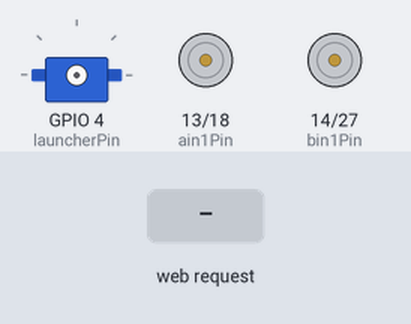
A sketch run on a simulated ESP32. On the bench: servo, motor-driver pin pairs drawn as motors (green arrow = first pin HIGH = forward, orange = second pin HIGH = backward, longer = more drive, scaled by the enable pin). The test bench sets the inputs (shaded band). WiFi joins after 1.5 s; servers stay silent unless stated; what the sketch prints to the serial monitor is not drawn.

Above: at 2.7 s.
2.8 s: HTTP request GET /SHOOT received
At 3.6 s:
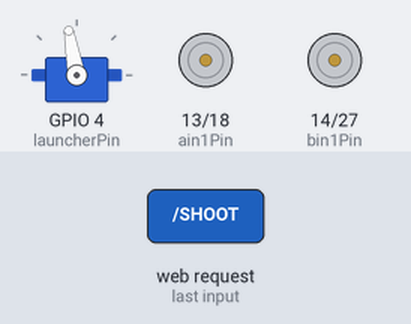
4.7 s: HTTP request GET /F received
At 5.7 s:
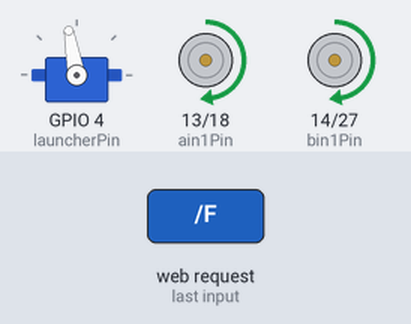
6.2 s: HTTP request GET /speed?val=1 received
At 6.8 s:
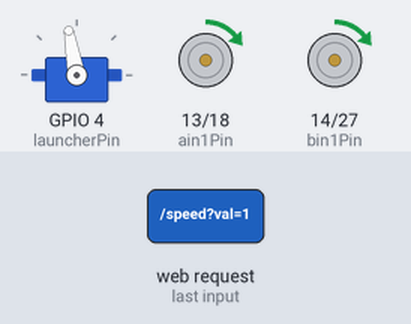
7.7 s: HTTP request GET /B received
At 8.0 s:
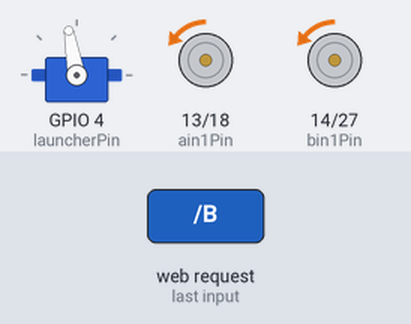
9.2 s: HTTP request GET /L received
At 10.3 s:
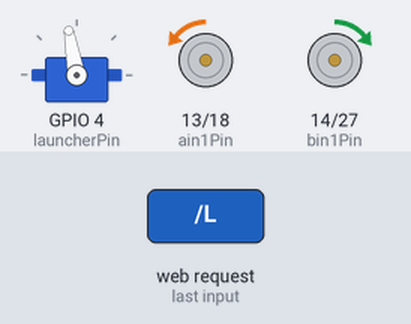
10.7 s: HTTP request GET /R received
At 11.4 s:
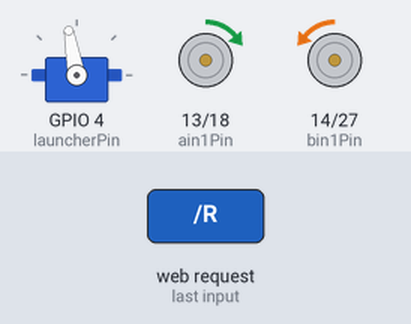
Timing chart, 0 to 13.2 s (numbered marks = the images above; inputs shaded):
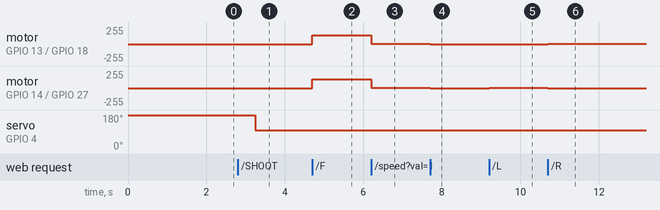

Measured:
- after the input at 2.8 s, servo on GPIO 4 (launcherPin): 180° → 100° after 0.44 s
- after the input at 4.7 s, motor on GPIO 13 (ain1Pin) / GPIO 18 (ain2Pin), motor on GPIO 14 (bin1Pin) / GPIO 27 (bin2Pin): stopped → forward 128/255 at once
- after the input at 6.2 s, motor on GPIO 13 (ain1Pin) / GPIO 18 (ain2Pin), motor on GPIO 14 (bin1Pin) / GPIO 27 (bin2Pin): forward 128/255 → forward 2/255 at once
- after the input at 7.7 s, motor on GPIO 13 (ain1Pin) / GPIO 18 (ain2Pin), motor on GPIO 14 (bin1Pin) / GPIO 27 (bin2Pin): forward 2/255 → backward 2/255 at once
- after the input at 9.2 s, motor on GPIO 14 (bin1Pin) / GPIO 27 (bin2Pin): backward 2/255 → forward 2/255 at once
- after the input at 10.7 s, motor on GPIO 13 (ain1Pin) / GPIO 18 (ain2Pin): backward 2/255 → forward 2/255 at once; motor on GPIO 14 (bin1Pin) / GPIO 27 (bin2Pin): forward 2/255 → backward 2/255 at once

The sketch:

launcher2.ino
```cpp
#include <WiFi.h>
#include <WebServer.h>
#include <ESP32Servo.h>

// ================= CONFIGURATION =================
const char* ssid = "Redmi Note 11 Pro 5G";      // <--- YOUR HOTSPOT NAME
const char* password = "zhehong0212";      // <--- YOUR HOTSPOT PASSWORD

// ================= PINS =================
// Motor A (Left)
const int ain1Pin = 13;
const int ain2Pin = 18;
const int pwmA = 25;

// Motor B (Right)
const int bin1Pin = 14;
const int bin2Pin = 27;
const int pwmB = 26;

// Accessories
const int launcherPin = 4; // Servo

// ================= GLOBALS =================
WebServer server(80);
Servo myServo;

// PWM Properties
const int PWM_FREQ = 20000;
const int PWM_RES = 8;

// Robot State
int currentSpeedPercent = 50; // Default 50%
int pwmSpeed = 128;           // Calculated PWM (0-255)
String currentDir = "S";      // Track current direction to update speed live

// ================= HTML INTERFACE =================
// This is the webpage your phone will load
const char HTML_PAGE[] PROGMEM = R"=====(
<!DOCTYPE html>
<html>
<head>
  <meta name="viewport" content="width=device-width, initial-scale=1.0, user-scalable=no">
  <style>
    body { font-family: sans-serif; background-color: #121212; color: white; text-align: center; overflow: hidden; }
    h2 { margin: 10px 0; }

    /* SLIDER STYLING */
    .slidecontainer { width: 90%; margin: 20px auto; }
    .slider { -webkit-appearance: none; width: 100%; height: 15px; border-radius: 5px; background: #333; outline: none; }
    .slider::-webkit-slider-thumb { -webkit-appearance: none; appearance: none; width: 30px; height: 30px; border-radius: 50%; background: #04AA6D; cursor: pointer; }

    /* BUTTON STYLING */
    .btn-grid { display: flex; flex-direction: column; align-items: center; justify-content: center; gap: 10px; }
    .row { display: flex; gap: 20px; }

    button {
      width: 80px; height: 80px;
      border: none; border-radius: 15px;
      font-size: 30px; color: white;
      touch-action: manipulation; /* Prevents double-tap zoom */
      user-select: none;
    }

    .fwd, .back { background-color: #2196F3; }
    .left, .right { background-color: #FF9800; }
    .shoot { background-color: #f44336; width: 100px; height: 100px; border-radius: 50%; font-weight: bold; border: 4px solid #fff; }

    /* FEEDBACK TEXT */
    #valBox { font-size: 20px; font-weight: bold; color: #04AA6D; }
  </style>
</head>
<body>

  <h2>Speed: <span id="valBox">50</span>%</h2>

  <div class="slidecontainer">
    <input type="range" min="0" max="100" value="50" class="slider" id="speedRange" oninput="updateSpeed(this.value)">
  </div>

  <div class="btn-grid">
    <button class="fwd" ontouchstart="send('F')" ontouchend="send('S')">▲</button>

    <div class="row">
      <button class="left" ontouchstart="send('L')" ontouchend="send('S')">◄</button>
      <button class="shoot" onclick="shoot()">FIRE</button>
      <button class="right" ontouchstart="send('R')" ontouchend="send('S')">►</button>
    </div>

    <button class="back" ontouchstart="send('B')" ontouchend="send('S')">▼</button>
  </div>

<script>
  // Send Speed Update (Throttled slightly to prevent flooding)
  function updateSpeed(val) {
    document.getElementById("valBox").innerText = val;
    fetch("/speed?val=" + val);
  }

  // Send Direction Command
  function send(dir) {
    fetch("/" + dir);
  }

  // Send Shoot Command
  function shoot() {
    fetch("/SHOOT");
    // Optional: Visual feedback
    let btn = document.querySelector('.shoot');
    btn.style.backgroundColor = "#fff";
    setTimeout(() => { btn.style.backgroundColor = "#f44336"; }, 200);
  }
</script>

</body>
</html>
)=====";

// ================= HELPERS =================

void drive(int left, int right) {
  // Left Motor
  if (left > 0) { digitalWrite(ain1Pin, HIGH); digitalWrite(ain2Pin, LOW); }
  else if (left < 0) { digitalWrite(ain1Pin, LOW); digitalWrite(ain2Pin, HIGH); }
  else { digitalWrite(ain1Pin, LOW); digitalWrite(ain2Pin, LOW); }
  ledcWrite(pwmA, abs(left));

  // Right Motor
  if (right > 0) { digitalWrite(bin1Pin, HIGH); digitalWrite(bin2Pin, LOW); }
  else if (right < 0) { digitalWrite(bin1Pin, LOW); digitalWrite(bin2Pin, HIGH); }
  else { digitalWrite(bin1Pin, LOW); digitalWrite(bin2Pin, LOW); }
  ledcWrite(pwmB, abs(right));
}

// Re-apply current direction with NEW speed
void updateMotorState() {
  if (currentDir == "F") drive(pwmSpeed, pwmSpeed);
  else if (currentDir == "B") drive(-pwmSpeed, -pwmSpeed);
  else if (currentDir == "L") drive(-pwmSpeed, pwmSpeed);
  else if (currentDir == "R") drive(pwmSpeed, -pwmSpeed);
  else drive(0, 0);
}

// ================= HANDLERS =================

void handleRoot() {
  server.send(200, "text/html", HTML_PAGE);
}

void handleSpeed() {
  if (server.hasArg("val")) {
    int val = server.arg("val").toInt();
    currentSpeedPercent = constrain(val, 0, 100);

    // Map 0-100% to 0-255 PWM
    pwmSpeed = map(currentSpeedPercent, 0, 100, 0, 255);

    // Apply new speed IMMEDIATELY if moving
    updateMotorState();

    server.send(200, "text/plain", "OK");
    Serial.printf("Speed set to: %d%%\n", currentSpeedPercent);
  }
}

void handleF() { currentDir = "F"; updateMotorState(); server.send(200, "text/plain", "OK"); }
void handleB() { currentDir = "B"; updateMotorState(); server.send(200, "text/plain", "OK"); }
void handleL() { currentDir = "L"; updateMotorState(); server.send(200, "text/plain", "OK"); }
void handleR() { currentDir = "R"; updateMotorState(); server.send(200, "text/plain", "OK"); }
void handleS() { currentDir = "S"; updateMotorState(); server.send(200, "text/plain", "OK"); }

void handleShoot() {
  Serial.println("FIRE!");
  myServo.setPeriodHertz(50);
  myServo.attach(launcherPin, 500, 2400);

  myServo.write(180);  // Move to 0
  Serial.println("Shooting");
  delay(439);
  myServo.write(100);

  myServo.detach();

  Serial.println("Completed");
  server.send(200, "text/plain", "BANG");
}

// ================= SETUP =================

void setup() {
  Serial.begin(115200);

  // Pin Config
  pinMode(ain1Pin, OUTPUT); pinMode(ain2Pin, OUTPUT);
  pinMode(bin1Pin, OUTPUT); pinMode(bin2Pin, OUTPUT);

  // PWM Config
  ledcAttach(pwmA, PWM_FREQ, PWM_RES);
  ledcAttach(pwmB, PWM_FREQ, PWM_RES);

  // WiFi Config
  WiFi.begin(ssid, password);
  while (WiFi.status() != WL_CONNECTED) {
    delay(500);
    Serial.print(".");
  }

  Serial.println("\nWiFi Connected!");
  Serial.print("CONTROLLER IP: http://");
  Serial.println(WiFi.localIP());

  // Server Routes
  server.on("/", handleRoot);
  server.on("/speed", handleSpeed); // Handle Slider
  server.on("/F", handleF);
  server.on("/B", handleB);
  server.on("/L", handleL);
  server.on("/R", handleR);
  server.on("/S", handleS);
  server.on("/SHOOT", handleShoot);

  server.begin();
}

void loop() {
  server.handleClient();
}
```
